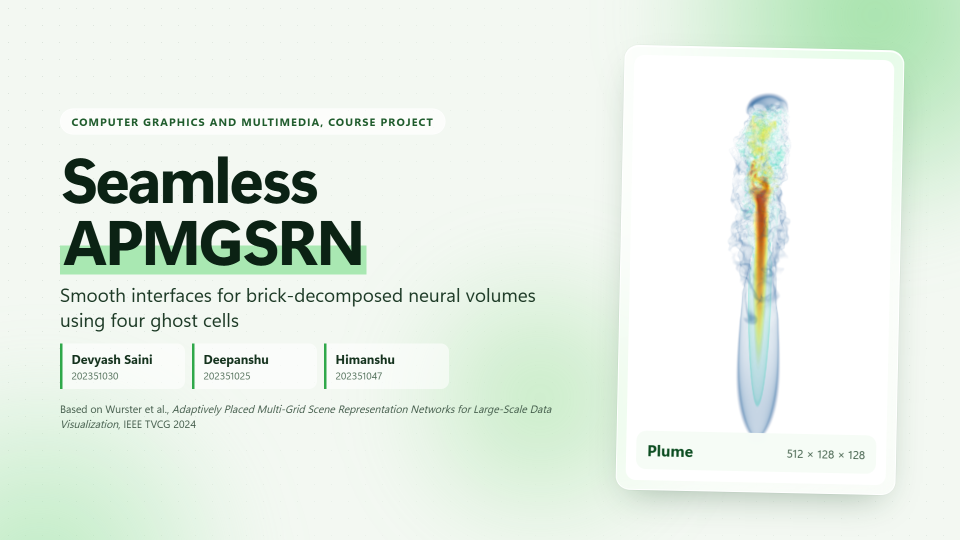
#> input picture SEAMLESS_DELTA_WORKLOG/presentation/build/png/slide01.png, 1920 x 1080 px (shown at 1/2 size); its folder holds 4 pictures in this run
$ python sheet.py
#> lines starting #> are read from the running program, lines starting #| are printed output that depends on the picture
from PIL import Image; import glob, os
os.chdir(r"C:\Users\Devyash\Documents\Computer_Graphics\SEAMLESS_DELTA_WORKLOG\presentation\build")
fs=sorted(glob.glob("png/slide*.png")); W,H=640,360
for k in range(0,len(fs),9):
    s=Image.new("RGB",(W*3,H*3),"white")
#> s: PIL image 1920x1080 RGB; every value is 255
    for j,f in enumerate(fs[k:k+9]): s.paste(Image.open(f).convert("RGB").resize((W,H)),((j%3)*W,(j//3)*H))
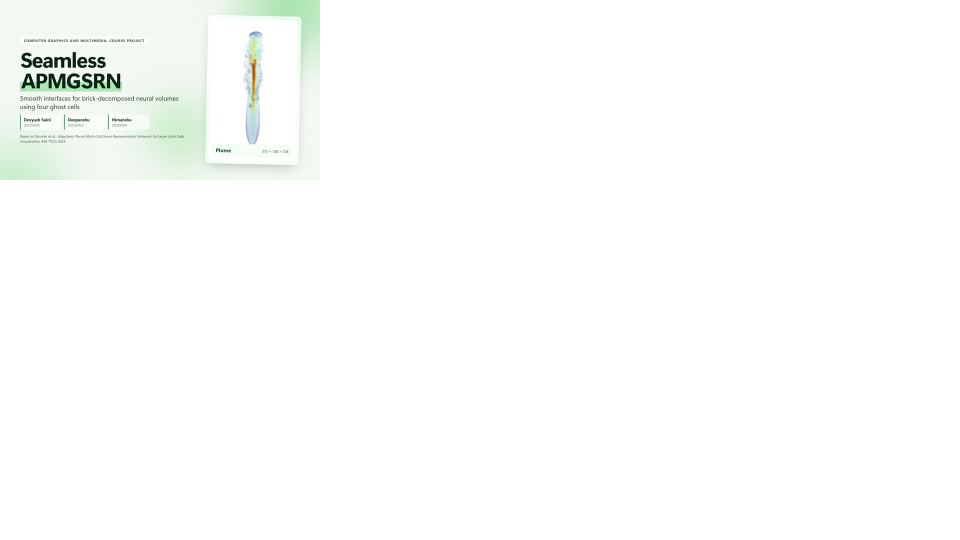
#> s: PIL image 1920x1080 RGB (shown at 1/2 size); mean R, G, B 252.1, 253.2, 252.2
    s.save(f"sheet{k//9+1}.png")
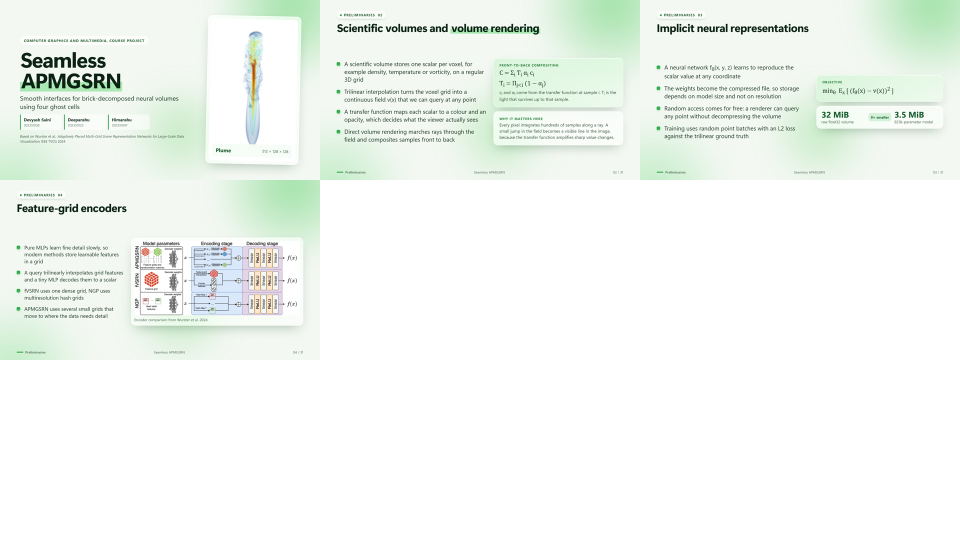
#> saved as sheet1.png: PIL image 1920x1080 RGB (shown at 1/2 size); mean R, G, B 242.4, 247.3, 242.5

$ run again, on SEAMLESS_DELTA_WORKLOG/presentation/build/png/slide05.png
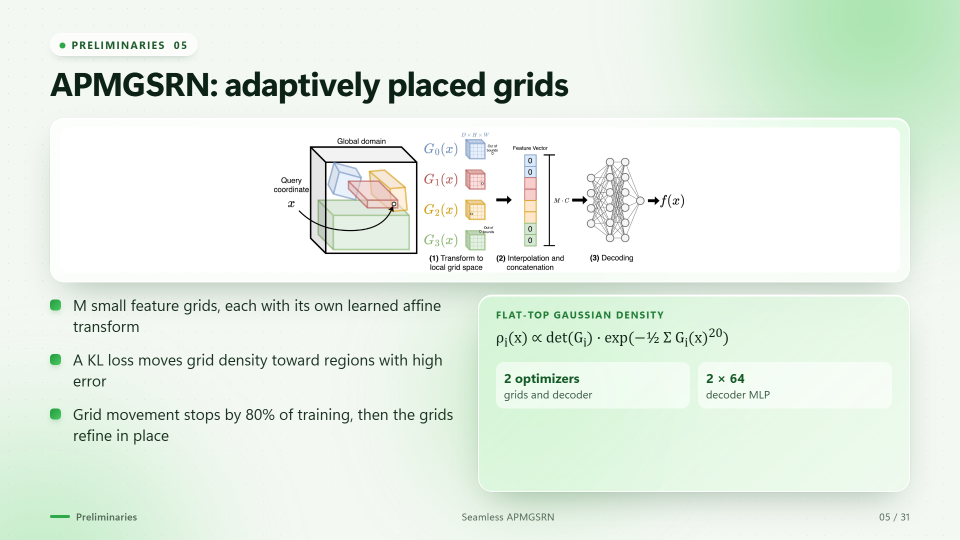
#> input picture SEAMLESS_DELTA_WORKLOG/presentation/build/png/slide05.png, 1920 x 1080 px (shown at 1/2 size)
#> `for j,f in enumerate(fs[k:k+9]): s.paste(Image.open(f).convert("RGB")...`:
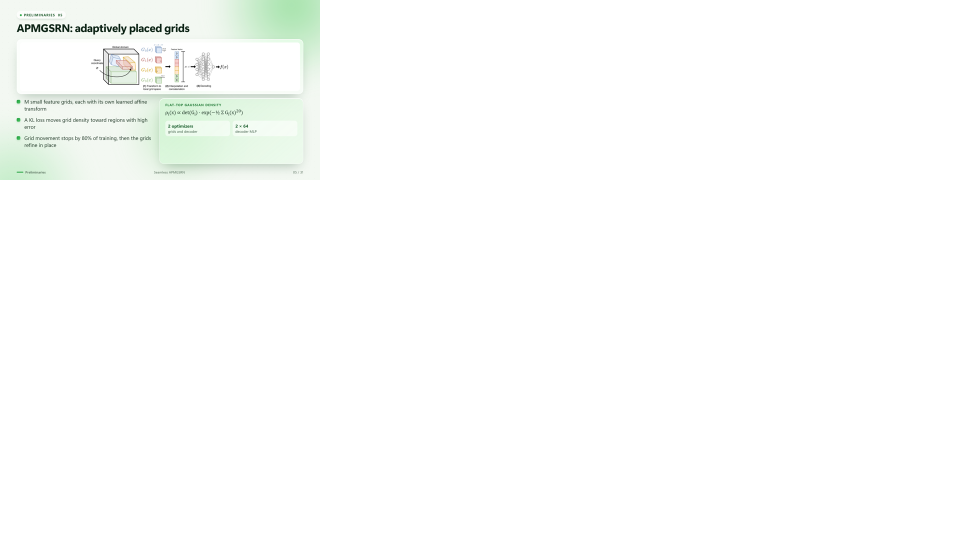
#> s: PIL image 1920x1080 RGB (shown at 1/2 size); mean R, G, B 252.2, 253.4, 252.2

$ run again, on SEAMLESS_DELTA_WORKLOG/presentation/build/png/slide06.png
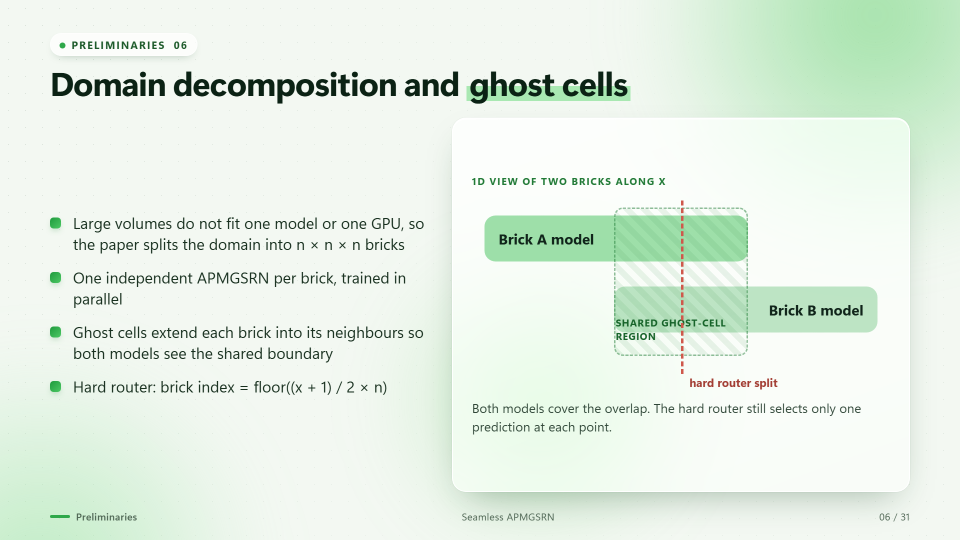
#> input picture SEAMLESS_DELTA_WORKLOG/presentation/build/png/slide06.png, 1920 x 1080 px (shown at 1/2 size)
#> `for j,f in enumerate(fs[k:k+9]): s.paste(Image.open(f).convert("RGB")...`:
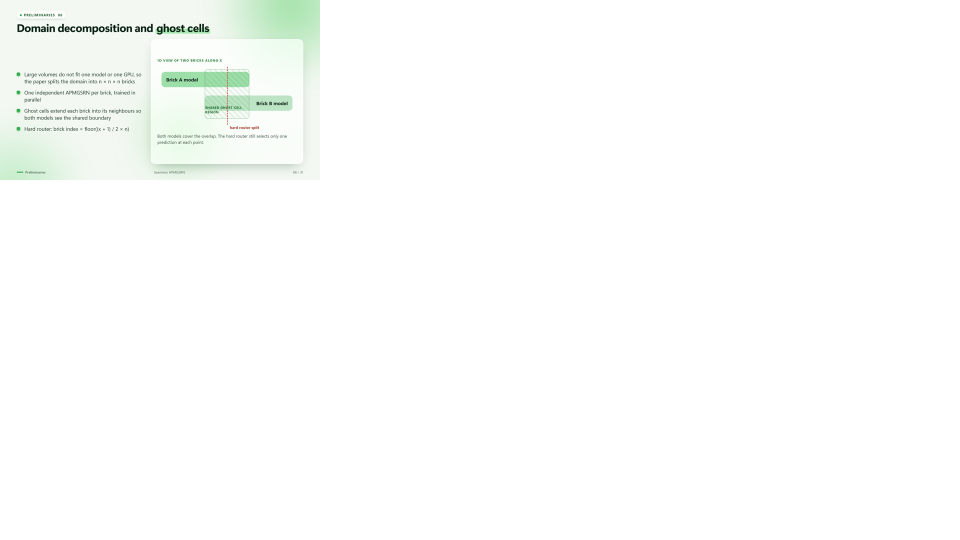
#> s: PIL image 1920x1080 RGB (shown at 1/2 size); mean R, G, B 252, 253.3, 252

$ run again, on SEAMLESS_DELTA_WORKLOG/presentation/build/png/slide07.png
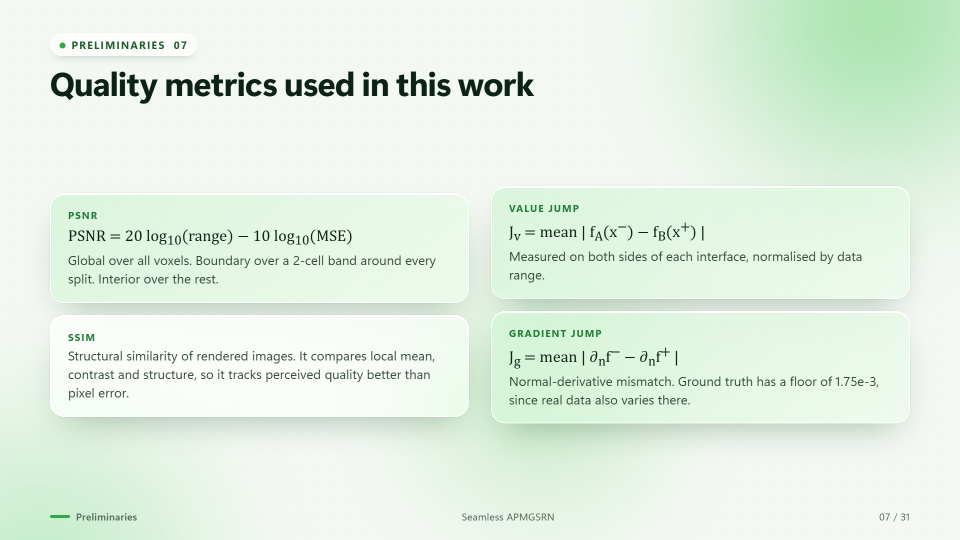
#> input picture SEAMLESS_DELTA_WORKLOG/presentation/build/png/slide07.png, 1920 x 1080 px (shown at 1/2 size)
#> `for j,f in enumerate(fs[k:k+9]): s.paste(Image.open(f).convert("RGB")...`:
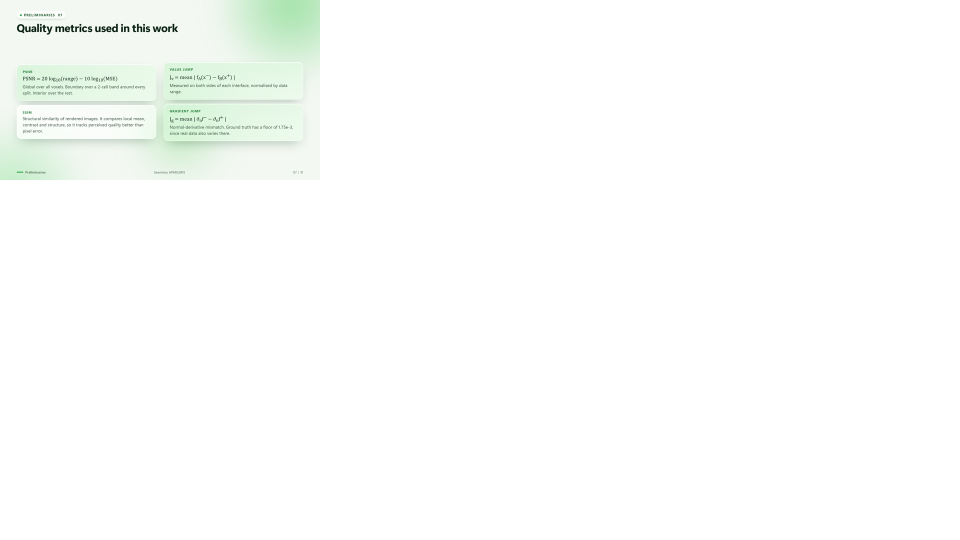
#> s: PIL image 1920x1080 RGB (shown at 1/2 size); mean R, G, B 251.8, 253.4, 251.8

$ run again, on SEAMLESS_DELTA_WORKLOG/presentation/build/png/slide02.png
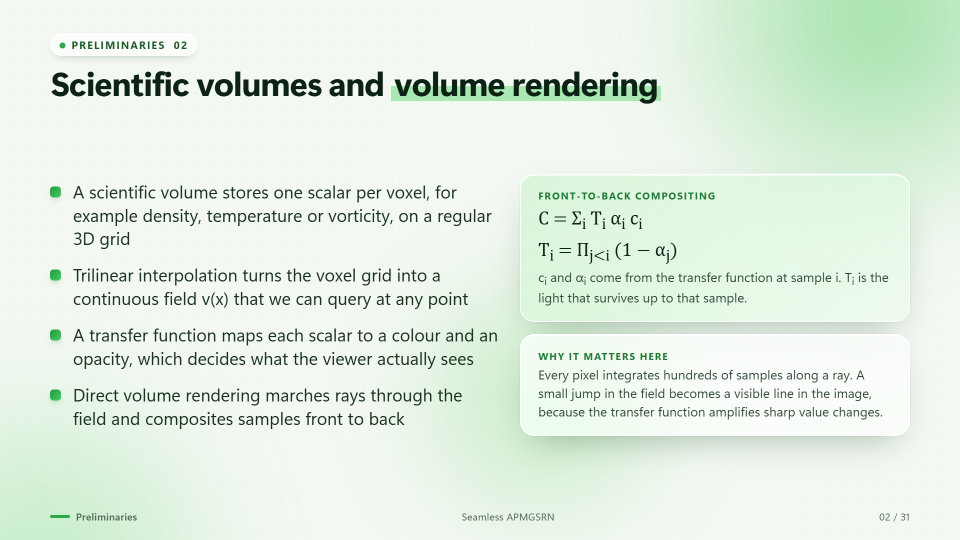
#> input picture SEAMLESS_DELTA_WORKLOG/presentation/build/png/slide02.png, 1920 x 1080 px (shown at 1/2 size)
#> `for j,f in enumerate(fs[k:k+9]): s.paste(Image.open(f).convert("RGB")...`:
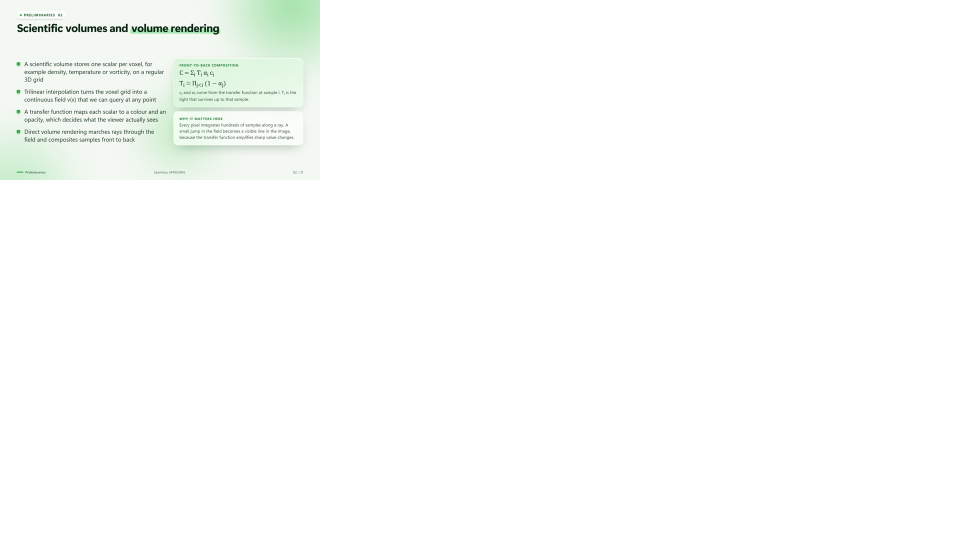
#> s: PIL image 1920x1080 RGB (shown at 1/2 size); mean R, G, B 251.6, 253, 251.6
